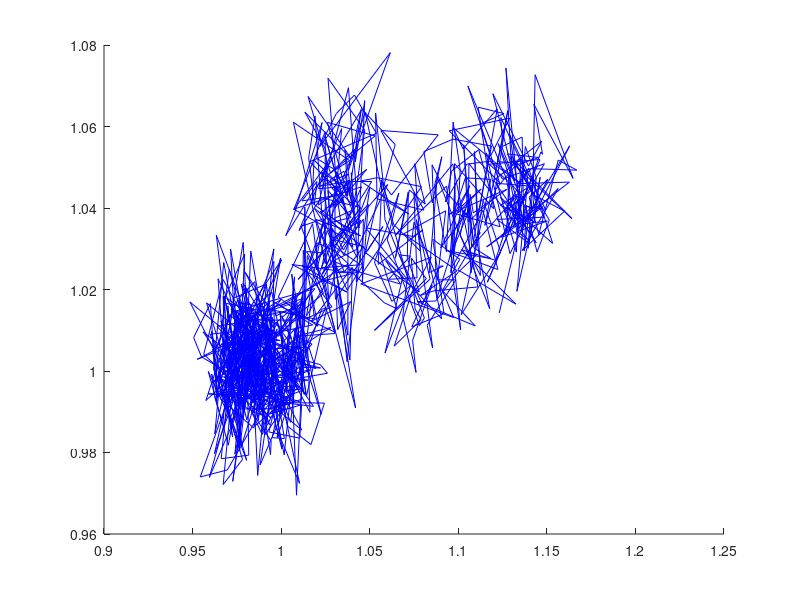
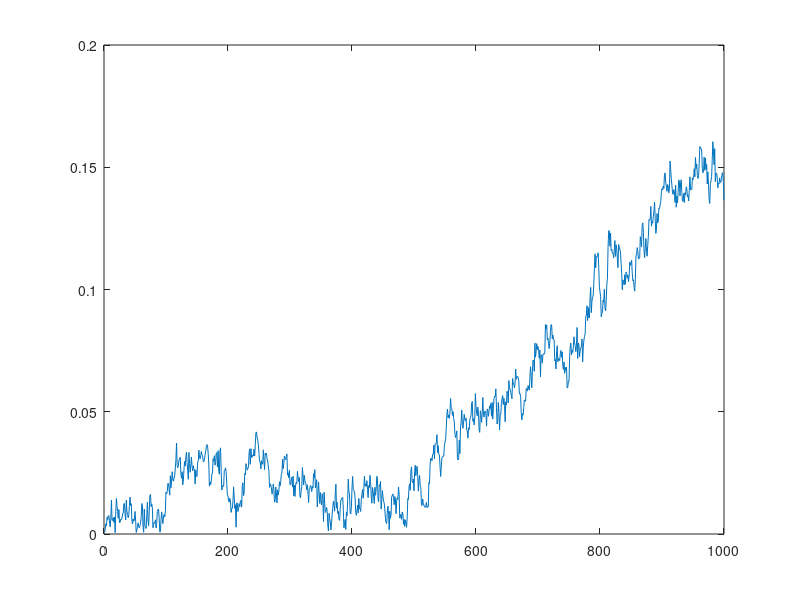

Source code (MATLAB) for these figures, in order:
clear;
hold on;

DT = 0.001;
DURATION = 1000;

A = [[1 0 0 DT 0 0 0 0];
     [0 1 0 0 DT 0 0 0]; 
     [0 0 1 0 0 DT 0 0]; 
     [0 0 0 1 0 0 0 0];
     [0 0 0 0 1 0 0 0]; 
     [0 0 0 0 0 1 0 0]; 
     [0 0 0 0 0 0 1 0]; 
     [0 0 0 0 0 0 0 1]];
B = [[0 0 0 0 0 0 0 0];
     [0 0 0 0 0 0 0 0];
     [0 0 0 0 0 0 0 0];
     [0 0 0 1 0 0 0 0];
     [0 0 0 0 1 0 0 0];
     [0 0 0 0 0 1 0 0];
     [0 0 0 0 0 0 0 0];
     [0 0 0 0 0 0 0 1]];
C = [[1 0 0 0 0 0 0 0];
     [0 1 0 0 0 0 0 0];
     [0 0 1 0 0 0 0 0];
     [0 0 0 1 0 0 0 0];
     [0 0 0 0 1 0 0 0];
     [0 0 0 0 0 1 0 0];
     [0 0 0 0 0 0 1 0];
     [0 0 0 0 0 0 0 1]];
 
 x = [1 1 0 0 0 0 0 0]';
 xhat = [1 1 0 0 0 0 0 0]';
 x_real = [1 1 0 0 0 0 0 0]';
 y = [1 1 0 0 0 0 0 0]';
  
 % Q is process covariance, R is measurement covariance
 Q =  [[.002 0 0 0 0 0 0 0];
      [0 .002 0 0 0 0 0 0];
      [0 0 0.005 0 0 0 0 0];
      [0 0 0 .005 0 0 0 0];
      [0 0 0 0 .005 0 0 0];
      [0 0 0 0 0 0.005 0 0];
      [0 0 0 0 0 0 .001 0];
      [0 0 0 0 0 0 0 0.05]];
 R = [[0.01 0 0 0 0 0 0 0];
      [0 0.01 0 0 0 0 0 0];
      [0 0 .005 0 0 0 0 0];
      [0 0 0 .01 0 0 0 0];
      [0 0 0 0 .01 0 0 0];
      [0 0 0 0 0 .05 0 0];
      [0 0 0 0 0 0 .001 0];
      [0 0 0 0 0 0 0 0.01]];    
  P = zeros(8);
  
kin_out = zeros(DURATION, 2);
kin_ideal = zeros(DURATION, 2);
kin_kalman = zeros(DURATION, 2);
error = zeros(DURATION,1);

% Kalman filter loop
for i = 1:DURATION
    
    % Generate the commands for the drone
    if (i < 0) 
        u = [0 0 0 1 1 0 0 0]';
    else
        u = [0 0 0 0 0 0 0 0]';
    end
    
    % Generate process and measurement noise
    w = zeros(8, 1);
    v = zeros(8, 1);
    for j = 1:8 
        w(j) = norminv(rand, 0, Q(j, j));
        v(j) = norminv(rand, 0, R(j, j));
    end
    
    % Simulate ideally
    x_real = A*x_real + B*u;
    kin_ideal(i, 1) = x_real(1);
    kin_ideal(i, 2) = x_real(2);   
       
    
    % Simulate linear systm
    x = A*x + B*u + w;
    y = C*x + v;
    kin_out(i, 1) = y(1);
    kin_out(i, 2) = y(2);
    
    % Kalman predict
    xhat = A*xhat + B*u;
    P = A*P*A' + Q;
    
    % Kalman gain
    K = P*C'*inv(C*P*C' + R);
    
    % Correction 
    xhat = xhat + K*(y-C*xhat);
    P = P - K*C*P;
  
    kin_kalman(i, 1) = xhat(1);
    kin_kalman(i, 2) = xhat(2);
    
    error(i,1) = sqrt((kin_ideal(i,1)-kin_kalman(i,1))^2 + (kin_ideal(i,2)-kin_kalman(i,2))^2);
      
end

% Plot data
figure(1);
plot(kin_ideal(:,1), kin_ideal(:,2), 'k');
plot(kin_out(:,1), kin_out(:,2), 'b');
%plot(kin_kalman(:,1), kin_kalman(:,2), 'g');
figure(2); clf;
plot(error(:,1));

